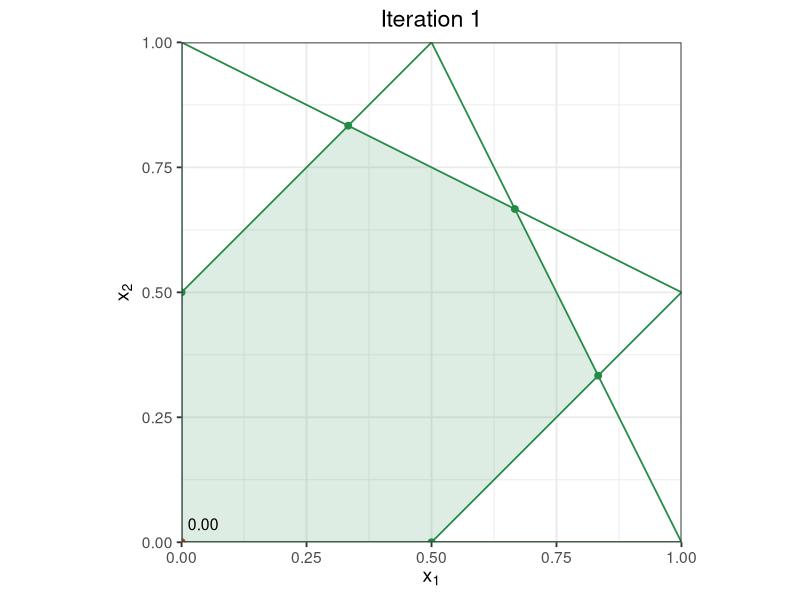
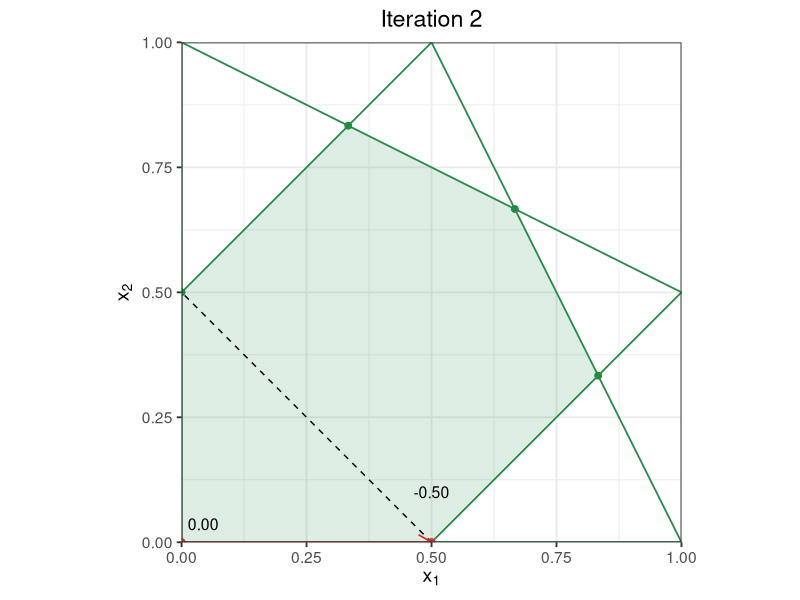
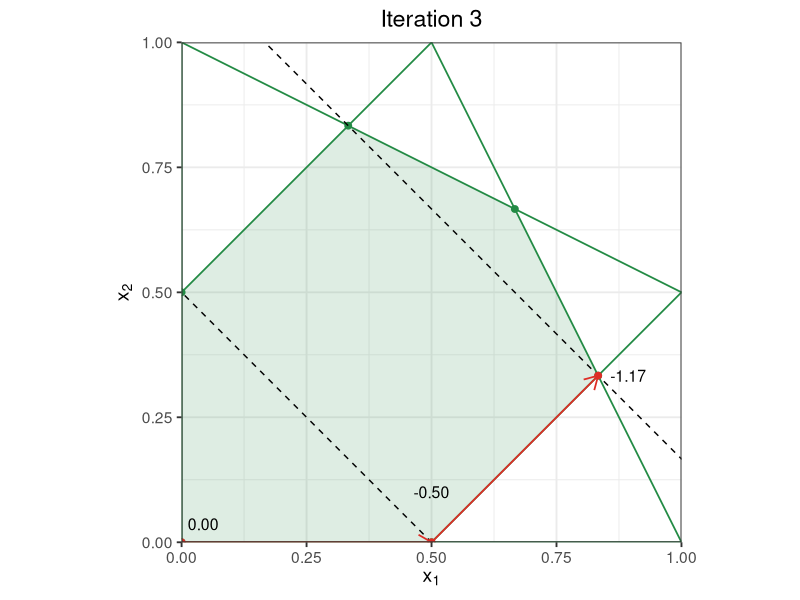
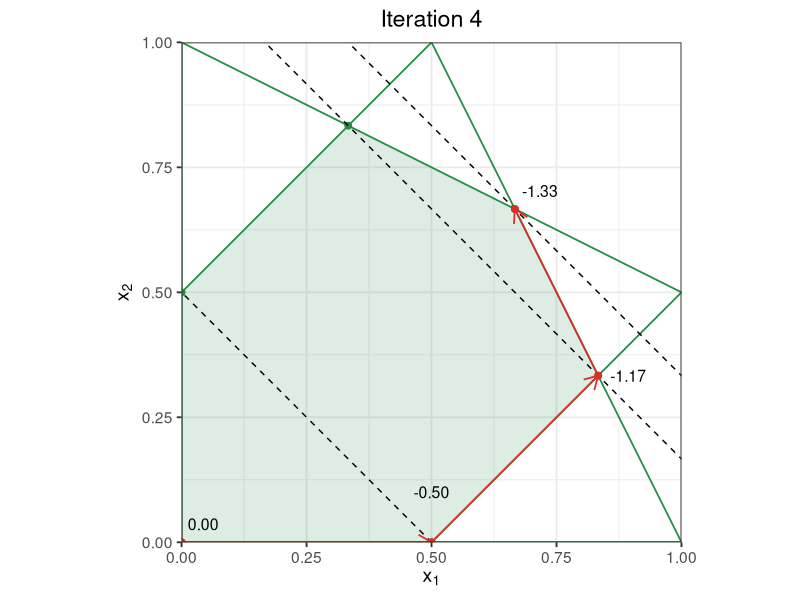

Generate these figures, in order, with R:
# Used in: slides/06-constrained/slides-constrained-3-lp-solvers.tex
#
# Runs a small two-dimensional simplex example and saves one plot per iteration.
# Each plot shows the feasible polytope, visited vertices, and objective level lines.

set.seed(1L)

library(data.table)
library(ggplot2)
library(grid)

figure_dir = "../figure"
dir.create(figure_dir, recursive = TRUE, showWarnings = FALSE)

constraint_color = "#238b45"
trace_color = "#de2d26"
fill_alpha = 0.15

constraint_matrix = matrix(
  c(
    -1, 1,
    1, 2,
    2, 1,
    1, -1,
    -1, 0,
    0, -1
  ),
  ncol = 2L,
  byrow = TRUE
)
constraint_rhs = c(0.5, 2, 2, 0.5, 0, 0)
start_point = c(0, 0)
cost_vector = c(-1, -1)

feasible_vertices = function(a_matrix, b_vector, tolerance = 1e-9) {
  index_pairs = combn(seq_len(nrow(a_matrix)), 2L, simplify = FALSE)

  vertices = lapply(index_pairs, function(active_index) {
    active_matrix = a_matrix[active_index, , drop = FALSE]

    if (abs(det(active_matrix)) <= tolerance) {
      NULL
    } else {
      point = as.numeric(solve(active_matrix, b_vector[active_index]))
      is_feasible = all(drop(a_matrix %*% point) <= b_vector + tolerance)

      if (is_feasible) {
        data.table(x1 = point[1L], x2 = point[2L])
      } else {
        NULL
      }
    }
  })

  vertices = Filter(Negate(is.null), vertices)

  if (length(vertices) == 0L) {
    data.table(x1 = numeric(), x2 = numeric())
  } else {
    unique(rbindlist(vertices))
  }
}

order_vertices = function(vertices) {
  if (nrow(vertices) <= 2L) {
    vertices
  } else {
    center_x1 = mean(vertices$x1)
    center_x2 = mean(vertices$x2)
    ordered_vertices = copy(vertices)
    ordered_vertices[, angle := atan2(x2 - center_x2, x1 - center_x1)]
    setorder(ordered_vertices, angle)
    ordered_vertices[, angle := NULL]
    ordered_vertices
  }
}

constraint_lines = function(a_matrix, b_vector, tolerance = 1e-9) {
  line_data = data.table(
    a1 = a_matrix[, 1L],
    a2 = a_matrix[, 2L],
    rhs = b_vector
  )

  list(
    abline = line_data[abs(a2) > tolerance][
      ,
      .(intercept = rhs / a2, slope = -a1 / a2)
    ],
    vline = line_data[abs(a2) <= tolerance & abs(a1) > tolerance][
      ,
      .(x_intercept = rhs / a1)
    ]
  )
}

plot_polytope = function(a_matrix, b_vector) {
  vertices = order_vertices(feasible_vertices(a_matrix, b_vector))
  lines = constraint_lines(a_matrix, b_vector)

  ggplot() +
    geom_abline(
      data = lines$abline,
      mapping = aes(intercept = intercept, slope = slope),
      color = constraint_color,
      linewidth = 0.6
    ) +
    geom_vline(
      data = lines$vline,
      mapping = aes(xintercept = x_intercept),
      color = constraint_color,
      linewidth = 0.6
    ) +
    geom_polygon(
      data = vertices,
      mapping = aes(x = x1, y = x2),
      fill = constraint_color,
      alpha = fill_alpha
    ) +
    geom_point(
      data = vertices,
      mapping = aes(x = x1, y = x2),
      color = constraint_color,
      size = 2
    ) +
    coord_equal(xlim = c(0, 1), ylim = c(0, 1), expand = FALSE) +
    labs(x = expression(x[1]), y = expression(x[2])) +
    theme_bw(base_size = 14L) +
    theme(plot.title = element_text(hjust = 0.5))
}

select_active_basis = function(a_matrix, active_set, n_variables, tolerance = 1e-9) {
  if (length(active_set) < n_variables) {
    stop("The current point has too few active constraints to identify a simplex basis.")
  }

  basis_candidates = combn(active_set, n_variables, simplify = FALSE)
  valid_basis = vapply(
    basis_candidates,
    function(basis_rows) {
      basis_matrix = a_matrix[basis_rows, , drop = FALSE]
      abs(det(basis_matrix)) > tolerance
    },
    logical(1L)
  )

  selected_index = which(valid_basis)[1L]

  if (is.na(selected_index)) {
    stop("The active constraints do not contain a nonsingular simplex basis.")
  }

  basis_candidates[[selected_index]]
}

trace_row = function(point, previous_point, cost) {
  objective_value = as.numeric(cost %*% point)

  data.table(
    x1 = point[1L],
    x2 = point[2L],
    x1_old = previous_point[1L],
    x2_old = previous_point[2L],
    objective_value = round(objective_value, 2L),
    objective_label = sprintf("%.2f", round(objective_value, 2L)),
    intercept = objective_value / cost[2L],
    slope = -cost[1L] / cost[2L]
  )
}

simplex_trace = function(a_matrix, b_vector, cost, start, tolerance = 1e-8, max_iterations = 20L) {
  n_variables = ncol(a_matrix)
  point = start
  previous_point = c(NA_real_, NA_real_)
  trace = list(trace_row(point, previous_point, cost))

  for (iteration in seq_len(max_iterations)) {
    active_set = which(abs(drop(a_matrix %*% point - b_vector)) <= tolerance)
    basis_rows = select_active_basis(a_matrix, active_set, n_variables, tolerance)
    edge_matrix = -solve(a_matrix[basis_rows, , drop = FALSE])
    objective_improvement = drop(-cost %*% edge_matrix)

    if (all(objective_improvement <= tolerance)) {
      break
    }

    edge_index = which(objective_improvement > tolerance)[1L]
    edge = edge_matrix[, edge_index]
    blocking_constraints = which(drop(a_matrix %*% edge) > tolerance)

    if (length(blocking_constraints) == 0L) {
      stop("The linear program is unbounded in the selected simplex direction.")
    }

    step_lengths = (
      b_vector[blocking_constraints] - drop(a_matrix[blocking_constraints, , drop = FALSE] %*% point)
    ) / drop(a_matrix[blocking_constraints, , drop = FALSE] %*% edge)

    positive_steps = step_lengths[step_lengths > tolerance]

    if (length(positive_steps) == 0L) {
      stop("No positive simplex step length found.")
    }

    previous_point = point
    point = point + min(positive_steps) * edge
    trace[[length(trace) + 1L]] = trace_row(point, previous_point, cost)
  }

  rbindlist(trace)
}

simplex_path = simplex_trace(constraint_matrix, constraint_rhs, cost_vector, start_point)

for (iteration in seq_len(min(4L, nrow(simplex_path)))) {
  visible_path = simplex_path[seq_len(iteration)]
  visible_steps = visible_path[!is.na(x1_old)]
  label_positions = copy(visible_path)
  label_positions[, `:=`(
    label_x = x1,
    label_y = x2,
    hjust = -0.2,
    vjust = -1
  )]
  label_positions[objective_label == "-0.50", `:=`(
    label_x = x1,
    label_y = x2 + 0.1,
    hjust = 0.5,
    vjust = 0.5
  )]
  label_positions[objective_label == "-1.17", `:=`(
    label_x = x1 + 0.06,
    label_y = x2 + 0,
    hjust = 0.5,
    vjust = 0.5
  )]

  plot = plot_polytope(constraint_matrix, constraint_rhs) +
    labs(title = sprintf("Iteration %s", iteration)) +
    geom_abline(
      data = visible_path,
      mapping = aes(intercept = intercept, slope = slope),
      linetype = "dashed",
      linewidth = 0.5
    ) +
    geom_point(
      data = visible_path,
      mapping = aes(x = x1, y = x2),
      color = trace_color,
      size = 2
    ) +
    geom_text(
      data = label_positions,
      mapping = aes(x = label_x, y = label_y, label = objective_label, hjust = hjust, vjust = vjust),
      size = 4
    ) +
    geom_segment(
      data = visible_steps,
      mapping = aes(x = x1_old, y = x2_old, xend = x1, yend = x2),
      color = trace_color,
      arrow = arrow(length = unit(0.03, "npc")),
      linewidth = 0.6
    )

  ggsave(
    filename = file.path(figure_dir, sprintf("simplex_implementation-%s.png", iteration)),
    plot = plot,
    width = 5,
    height = 5,
    dpi = 300,
    bg = "white"
  )
}
